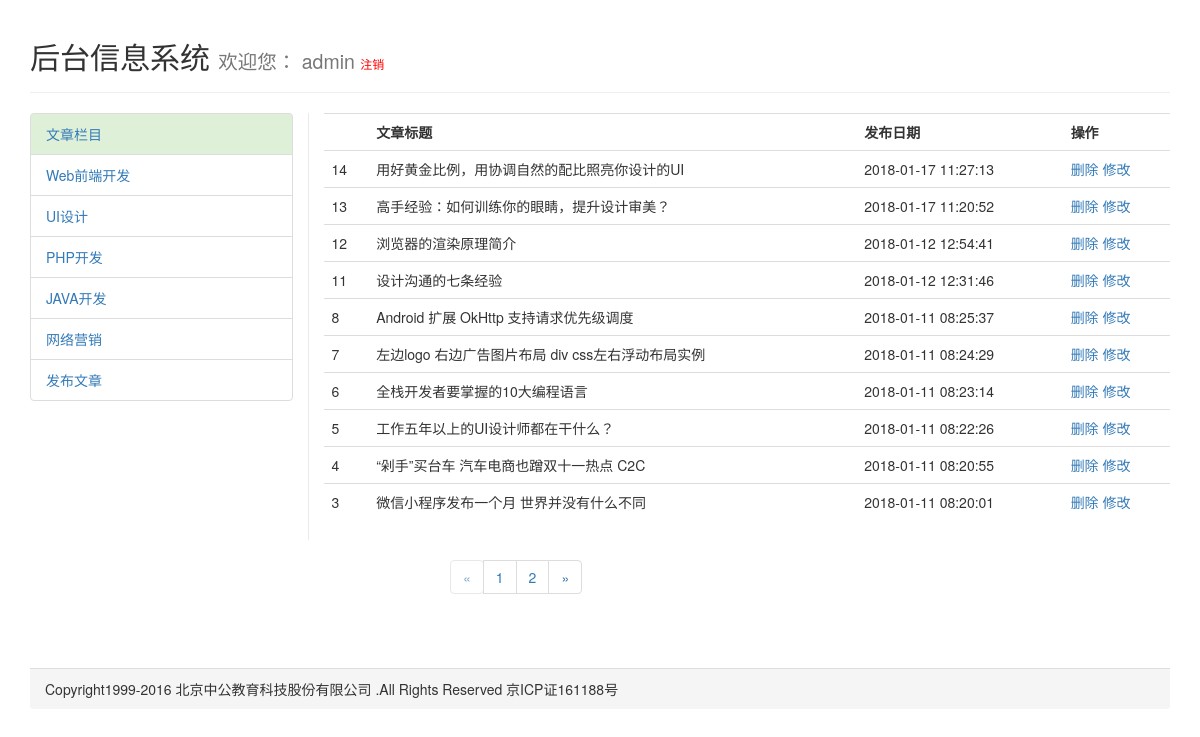
The page /PHP/column.php (signed in) on the database its author committed.
### tables this page shows
CREATE TABLE IF NOT EXISTS `u_article` (
  `u_id` int(6) unsigned NOT NULL AUTO_INCREMENT,
  `u_title` varchar(300) NOT NULL,
  `u_column` varchar(100) NOT NULL,
  `u_description` text NOT NULL,
  `u_keyword` varchar(100) NOT NULL,
  `u_contents` text NOT NULL,
  `u_thumb` varchar(200) NOT NULL,
  `u_author` varchar(100) NOT NULL,
  `u_add_date` varchar(50) NOT NULL,
  PRIMARY KEY (`u_id`)
);

### PHP/column.php (the view, shortened to what this page needs)
<?php
    include 'configPhP.php';
    include 'htheaderPhP.php';
if( empty($_GET['column']) )
	{
		$column = '全部内容';
	}
	else
	{
		$column = $_GET['column'];
	};
	if( empty($_GET['page']) )
	{
		$pages = 1;
	}
	else
	{
		$pages = $_GET['page'];
	};
	$pageSize = 10;
	$pageStart = ($pages-1)*$pageSize;
	if( $column == '全部内容' )
	{
		$sql = "SELECT * FROM u_article ORDER BY u_id DESC LIMIT $pageStart,$pageSize";
		$sqlTotal = "SELECT * FROM u_article ORDER BY u_id DESC";
	}
	else
	{
		$sql = "SELECT * FROM u_article WHERE u_column='$column' ORDER BY u_id DESC LIMIT $pageStart,$pageSize";
		$sqlTotal = "SELECT * FROM u_article WHERE u_column='$column' ORDER BY u_id DESC";
	};
	$resultTotal = $conn->query($sqlTotal);
	$pageNum = ceil($resultTotal->num_rows/$pageSize);
?>
            <div class="col-md-9" style="border-left:1px solid #eaeaea;">
            	<table class="table">
                    <tr>
                        <th></th>
                        <th>文章标题</th>
                        <th>发布日期</th>
                        <th>操作</th>
                    </tr>
				 <?php
					$result = $conn->query( $sql );
					if( $result->num_rows>0 )
					{
						while( $row = $result->fetch_assoc() )
						{
				?>
                    <tr>
                        <td><?php echo $row['u_id']; ?></td>
                        <td><?php echo $row['u_title']; ?></td>
                        <td><?php echo date('Y-m-d H:i:s',$row['u_add_date']); ?></td>
                        <td><a href="javascript:void(0);" onClick="deleteData(<?php echo $row['u_id'];?>);">删除</a> <a href="edit.php?id=<?php echo $row['u_id'];?>">修改</a></td>
                    </tr>
                <?php
						};
					}
					else
					{
				?>
                    <tr>
                    	<td colspan="4" style="text-align:center">没有数据</td>
                    </tr>
                <?php
					};
                ?>
                </table>
            </div>
         </div>
            <nav aria-label="Page navigation" style="width: 300px;margin: auto">
                <ul class="pagination">
                    <li>
                        <a href="column.php?column=<?php echo $column; ?>&page=<?php echo $pages-1;?>" class="<?php if(1==$pages) echo 'btn disabled' ?>" aria-label="Previous">
                            <span aria-hidden="true">&laquo;</span>
                        </a>
                    </li>
                    <?php
                        for($i=1;$i<=$pageNum;$i++)
                        {
                    ?>
                    <li><a href="column.php?column=<?php echo $column; ?>&page=<?php echo $i;?>"><?php echo $i;?></a></li>
                    <?php
                            };
                    ?>
                    <li><a href="column.php?column=<?php echo $column; ?>&page=<?php echo $pages+1;?>" class="<?php if($pageNum==$pages) echo 'btn disabled' ?>" aria-label="Next">
                             <span aria-hidden="true">&raquo;</span>
                        </a>
                    </li>
                </ul>
            </nav>
<?php
include 'htfooterPhP.php'
?>

### rows shown on the page
u_article: u_id "14", u_title "用好黄金比例，用协调自然的配比照亮你设计的UI", u_add_date "2018-01-17 11:27:13"
u_article: u_id "13", u_title "高手经验：如何训练你的眼睛，提升设计审美？", u_add_date "2018-01-17 11:20:52"
u_article: u_id "12", u_title "浏览器的渲染原理简介", u_add_date "2018-01-12 12:54:41"
u_article: u_id "11", u_title "设计沟通的七条经验", u_add_date "2018-01-12 12:31:46"
u_article: u_id "8", u_title "Android 扩展 OkHttp 支持请求优先级调度", u_add_date "2018-01-11 08:25:37"
u_article: u_id "7", u_title "左边logo 右边广告图片布局 div css左右浮动布局实例", u_add_date "2018-01-11 08:24:29"
u_article: u_id "6", u_title "全栈开发者要掌握的10大编程语言", u_add_date "2018-01-11 08:23:14"
u_article: u_id "5", u_title "工作五年以上的UI设计师都在干什么？", u_add_date "2018-01-11 08:22:26"
u_article: u_id "4", u_title "“剁手”买台车 汽车电商也蹭双十一热点 C2C", u_add_date "2018-01-11 08:20:55"
u_article: u_id "3", u_title "微信小程序发布一个月 世界并没有什么不同", u_add_date "2018-01-11 08:20:01"

### other values the page prints
$_SESSION['htname'] "admin"
